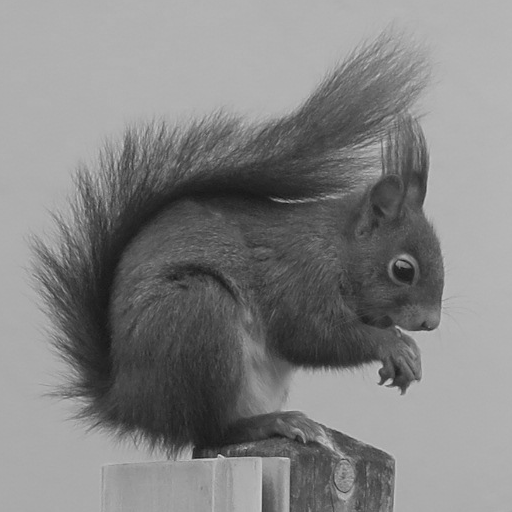
#> input picture src/figs/squirrel.png, 512 x 512 px
$ jupyter execute figs-noise.ipynb
#> lines starting #> are read from the running program, lines starting #| are printed output that depends on the picture
# Noise

[cell 1]
import skimage as ski
from skimage.util import random_noise
import skimage.io as io
import matplotlib.pyplot as plt
import numpy as np
import matplotlib as mpl
from scipy.stats import poisson

plt.style.use('../../src/bip.mplstyle')

[cell 2]
fig, ax = plt.subplots(1,1, figsize=(5,4))
x = np.arange(21)
for lbd in [1, 4, 10]:
    ax.plot(x, poisson.pmf(x, lbd), '-o', label=rf'$\lambda={lbd}$')
plt.legend()
plt.xticks(np.arange(0,21,5))
plt.yticks(np.arange(0,.5,.1))
plt.xlabel('$k$')
plt.ylabel('$p(k)$')
plt.savefig("poisson-distribution.svg", bbox_inches='tight')
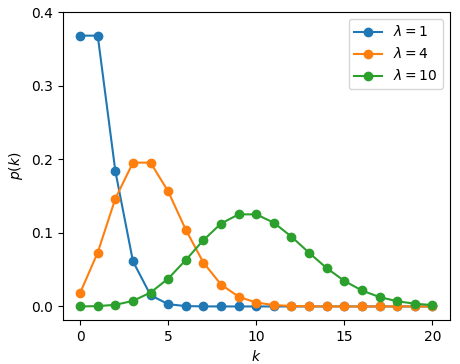
#> figure drawn by matplotlib, 1 panel; curve peaks at x = 0, y = 0.368; curve peaks at x = 3, y = 0.195; curve peaks at x = 9, y = 0.125
plt.show()

[cell 3]
# Exemple de différents bruits de même RSB sur une mire

def rsb(x, y):
    Px = np.linalg.norm(x)**2
    Pb = np.linalg.norm(x-y)**2
    return 10*np.log10(Px/Pb)

# Images
N = 10
coeffs = np.array([[.1, .3], [.5, .7]])
pattern = np.ones((N,N))
x = np.kron(coeffs, pattern)
imgs = [
    x,
    random_noise(x, mode="gaussian", clip=True, mean=0, var=0.11),
    random_noise(x, mode="poisson", clip=True),
    random_noise(x, mode="s&p", clip=False, amount=.23)
]
tit = ["Original image", "AWGN", "Poisson noise", "Salt-and-pepper noise"]

# Affichage
fig, ax = plt.subplots(1,4,figsize=(16,4))
for i in range(4):
    ax[i].imshow(imgs[i], cmap="gray", vmin=0, vmax=1)
    ax[i].set_xticks([])
    ax[i].set_yticks([])
    ax[i].set_title(tit[i])
    print(f"Image {i} : RSB = {rsb(x,imgs[i]):.3f} dB")

plt.savefig("three-noises.svg", bbox_inches='tight')
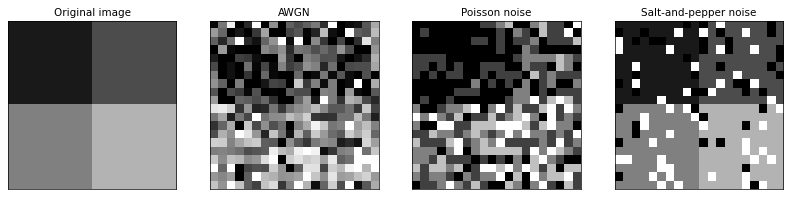
#> figure drawn by matplotlib, 4 panels

[cell 4]
# La même image à différents niveaux de bruit

# Charge l'image, la convertit entre -1 et 1
x = io.imread("../../src/figs/squirrel.png")
#> x is the input picture: shape (512, 512); min 23, max 213, mean 131
x = ski.img_as_float(x)

# Puissance et dynamique de l'image
(M, N) = x.shape
#> M = 512; N = 512
Px = np.linalg.norm(x)**2/(M*N)
#> Px = 0.302
dx = x.max() - x.min()
#> dx = 0.745

# Valeurs des RSB et PSNR
n = [0, 10, 20, 30]

# Tableaux
imgs = []
tit = []

# RSB
for i in range(4):
    v = Px * 10**(-n[i]/10)
    y = random_noise(x, mode="gaussian", mean=0, var=v)
    imgs.append(y)
    tit.append(f"RSB = {n[i]} dB")
#> this loop made 4 passes
#> v on passes 1 to 4: 0.302, 0.0302, 0.00302, 0.000302
#> pass 1, `y = random_noise(x, mode="gaussian", mean=0, var=v)`:
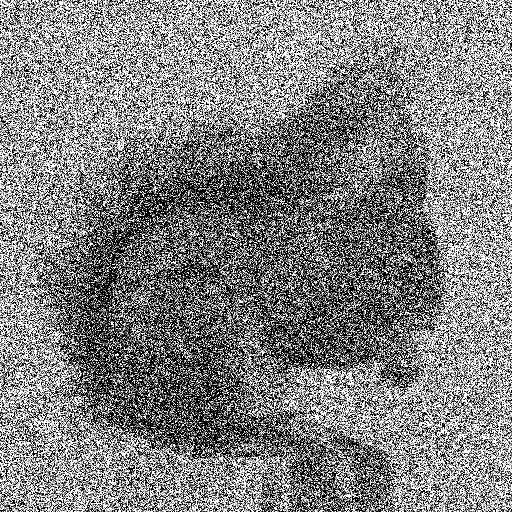
#> y: shape (512, 512) float64; min 0, max 1, mean 0.51
#> pass 2, `y = random_noise(x, mode="gaussian", mean=0, var=v)`:
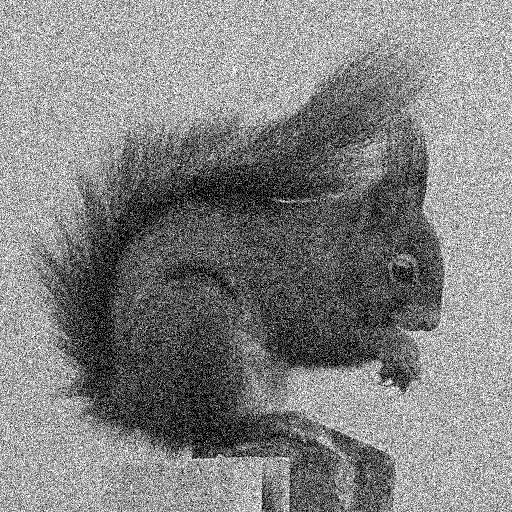
#> y: shape (512, 512) float64; min 0, max 1, mean 0.515
#> after the loop, imgs = 4 items; tit = ['RSB = 0 dB', 'RSB = 10 dB', 'RSB = 20 dB', 'RSB = 30 dB']

# PSNR
for i in range(4):
    v = dx**2 * 10**(-n[i]/10)
    y = random_noise(x, mode="gaussian", mean=0, var=v)
    imgs.append(y)
    tit.append(f"PSNR = {n[i]} dB")
#> this loop made 4 passes
#> v on passes 1 to 4: 0.555, 0.0555, 0.00555, 0.000555
#> pass 1, `y = random_noise(x, mode="gaussian", mean=0, var=v)`:
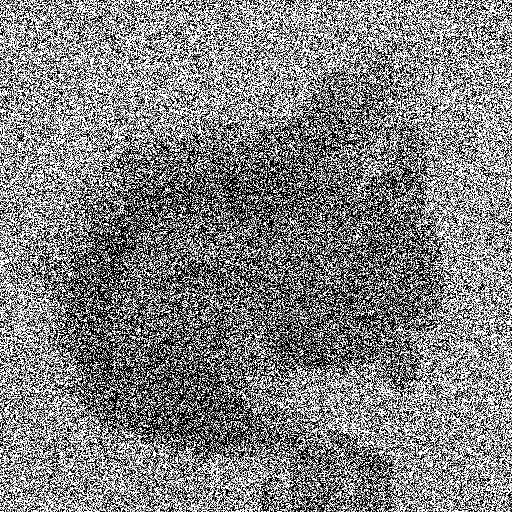
#> y: shape (512, 512) float64; min 0, max 1, mean 0.507
#> pass 2, `y = random_noise(x, mode="gaussian", mean=0, var=v)`:
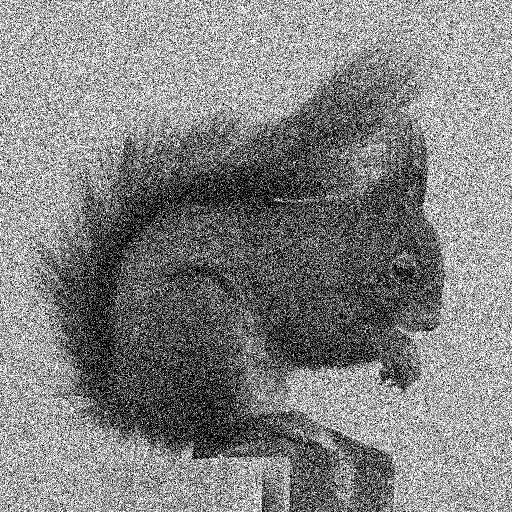
#> y: shape (512, 512) float64; min 0, max 1, mean 0.514
#> after the loop, imgs = 8 items; tit = ['RSB = 0 dB', 'RSB = 10 dB', 'RSB = 20 dB', 'RSB = 30 dB', 'PSNR = 0 dB', 'PSNR = 10 dB', 'PSNR = 20 dB', 'PSNR = 30 dB']

# Affichage
fig, ax = plt.subplots(2,4,figsize=(16,8))
ax = ax.flatten()
for i in range(8):
    ax[i].imshow(imgs[i], cmap="gray")
    ax[i].set_xticks([])
    ax[i].set_yticks([])
    ax[i].set_title(tit[i])

plt.savefig("snr-psnr.svg", bbox_inches='tight')
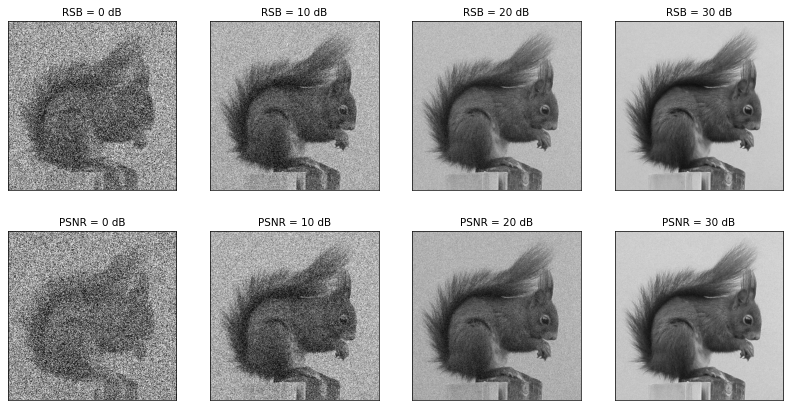
#> figure drawn by matplotlib, 8 panels
